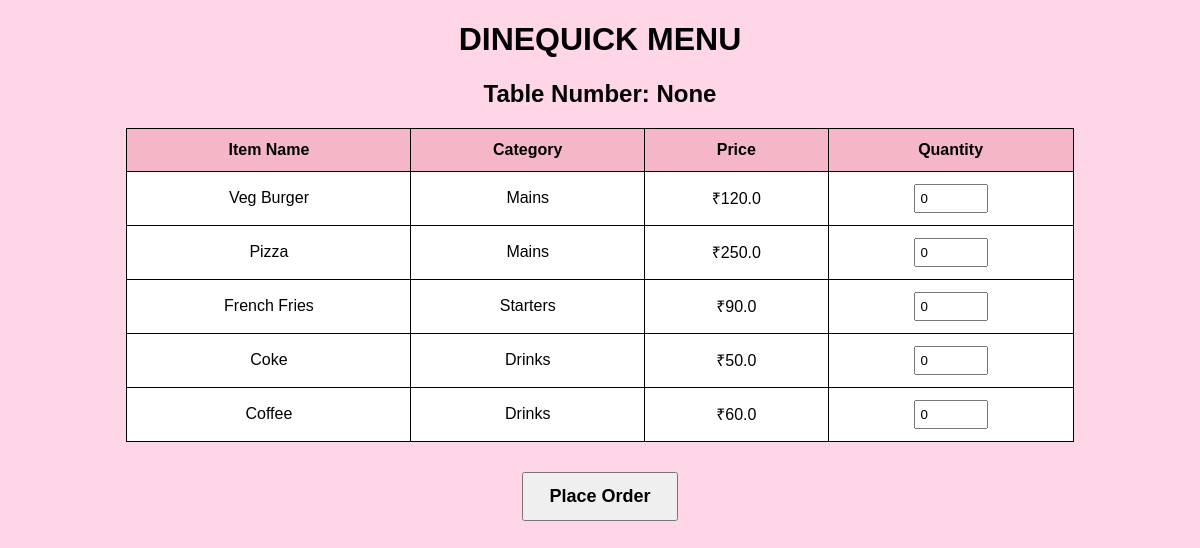
Before: /menu with the older database file.
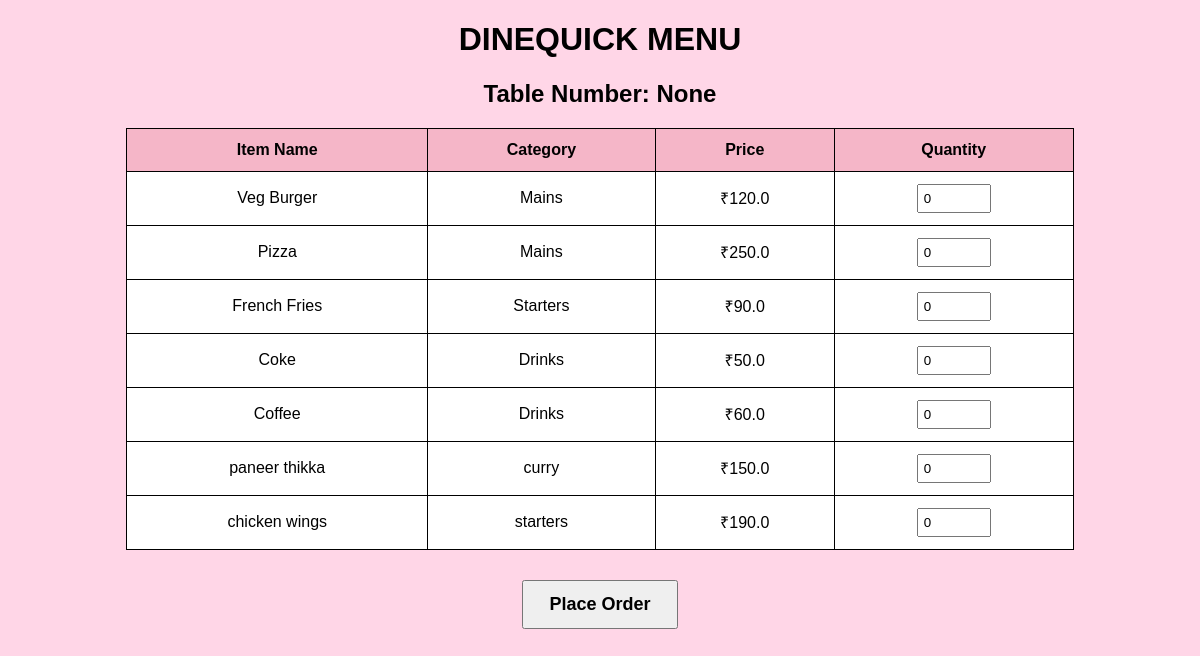
After: the same page with the newer database file.
### tables this page shows
CREATE TABLE menu(
        id INTEGER PRIMARY KEY AUTOINCREMENT,
        name TEXT,
        category TEXT,
        price REAL,
        available INTEGER
    );

### app.py (the view)
@app.route("/menu")
def menu():
    table_no = request.args.get("table_no")
    conn = get_db()
    items = conn.execute(
        "SELECT * FROM menu WHERE available=1"
    ).fetchall()
    conn.close()
    return render_template(
        "menu.html",
        items=items,
        table_no=table_no
    )

### app.py (called while the page is built)
def get_db():
    conn = sqlite3.connect(DATABASE)
    conn.row_factory = sqlite3.Row
    return conn

### templates/menu.html (shortened to what this page needs)
<!DOCTYPE html>
<html>
<head>
</head>
<body>
<h1>DINEQUICK MENU</h1>
<h2>Table Number: {{ table_no }}</h2>
<form method="POST" action="/place_order">
    <table>
        <tr>
            <th>Item Name</th>
            <th>Category</th>
            <th>Price</th>
            <th>Quantity</th>
        </tr>
        {% for item in items %}
        <tr>
            <td>{{ item.name }}</td>
            <td>{{ item.category }}</td>
            <td>₹{{ item.price }}</td>
            <td>
                <input
                    type="number"
                    name="qty_{{ item.id }}"
                    value="0"
                    min="0">
            </td>
        </tr>
        {% endfor %}
    </table>
    <button class="btn" type="submit">
        Place Order
    </button>
</form>
</body>
</html>

Changed rows visible on the page:
added menu: name "paneer thikka", category "curry", price "150.0"
added menu: name "chicken wings", category "starters", price "190.0"
